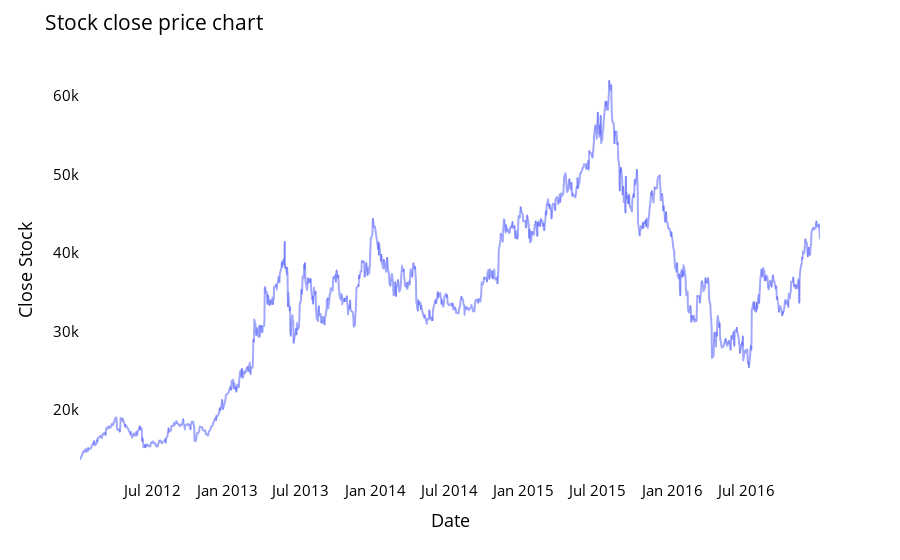

Notebook cell for this chart:
### Code cell
#Plotting stock close price chart
fig3 = px.line(closedf, x=closedf.Date, y=closedf.Close,labels={'Date':'Date','Close':'Close Stock'})
fig3.update_traces(marker_line_width=2, opacity=0.6)
fig3.update_layout(title_text='Stock close price chart', plot_bgcolor='white', font_size=15, font_color='black')
fig3.update_xaxes(showgrid=False)
fig3.update_yaxes(showgrid=False)
fig3.show()

### Figure 1 — Plotly figure (JSON) as saved in the notebook; plotly's stock layout.template omitted (floating-point values rounded to 4 significant figures; data arrays with more than 128 entries replaced by an {"elided": "..."} marker saying what was removed)
{"data": [{"hovertemplate": "Date=%{x}<br>Close Stock=%{y}<extra></extra>", "legendgroup": "", "line": {"color": "#636efa", "dash": "solid"}, "marker": {"line": {"width": 2}}, "mode": "lines", "name": "", "opacity": 0.6, "showlegend": false, "type": "scattergl", "x": {"elided": "1226 str values"}, "xaxis": "x", "y": {"elided": "1226 int values"}, "yaxis": "y"}], "layout": {"font": {"color": "black", "size": 15}, "legend": {"tracegroupgap": 0}, "margin": {"t": 60}, "plot_bgcolor": "white", "title": {"text": "Stock close price chart"}, "xaxis": {"anchor": "y", "domain": [0, 1], "showgrid": false, "title": {"text": "Date"}}, "yaxis": {"anchor": "x", "domain": [0, 1], "showgrid": false, "title": {"text": "Close Stock"}}}}
